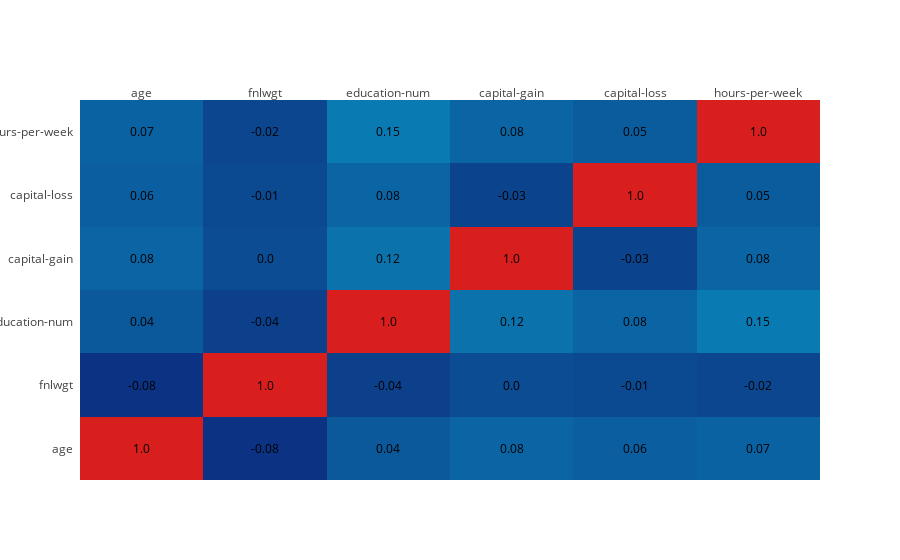

The code cell stored with this chart in its notebook:
### Code cell
figure = ff.create_annotated_heatmap(z = corrs.round(2).values, 
                                     x =list(corrs.columns), 
                                     y=list(corrs.index), 
                             colorscale='Portland',
                                     annotation_text=corrs.round(2).values)
iplot(figure)

### Figure 1 — Plotly figure (JSON) as saved in the notebook; plotly's stock layout.template omitted (floating-point values rounded to 4 significant figures)
{"data": [{"colorscale": "Portland", "showscale": false, "type": "heatmap", "uid": "9a0e945c-3422-11e9-8894-f48e38f4a513", "x": ["age", "fnlwgt", "education-num", "capital-gain", "capital-loss", "hours-per-week"], "y": ["age", "fnlwgt", "education-num", "capital-gain", "capital-loss", "hours-per-week"], "z": [[1, -0.08, 0.04, 0.08, 0.06, 0.07], [-0.08, 1, -0.04, 0, -0.01, -0.02], [0.04, -0.04, 1, 0.12, 0.08, 0.15], [0.08, 0, 0.12, 1, -0.03, 0.08], [0.06, -0.01, 0.08, -0.03, 1, 0.05], [0.07, -0.02, 0.15, 0.08, 0.05, 1]]}], "layout": {"annotations": [{"font": {"color": "#000000"}, "showarrow": false, "text": "1.0", "x": "age", "xref": "x", "y": "age", "yref": "y"}, {"font": {"color": "#000000"}, "showarrow": false, "text": "-0.08", "x": "fnlwgt", "xref": "x", "y": "age", "yref": "y"}, {"font": {"color": "#000000"}, "showarrow": false, "text": "0.04", "x": "education-num", "xref": "x", "y": "age", "yref": "y"}, {"font": {"color": "#000000"}, "showarrow": false, "text": "0.08", "x": "capital-gain", "xref": "x", "y": "age", "yref": "y"}, {"font": {"color": "#000000"}, "showarrow": false, "text": "0.06", "x": "capital-loss", "xref": "x", "y": "age", "yref": "y"}, {"font": {"color": "#000000"}, "showarrow": false, "text": "0.07", "x": "hours-per-week", "xref": "x", "y": "age", "yref": "y"}, {"font": {"color": "#000000"}, "showarrow": false, "text": "-0.08", "x": "age", "xref": "x", "y": "fnlwgt", "yref": "y"}, {"font": {"color": "#000000"}, "showarrow": false, "text": "1.0", "x": "fnlwgt", "xref": "x", "y": "fnlwgt", "yref": "y"}, {"font": {"color": "#000000"}, "showarrow": false, "text": "-0.04", "x": "education-num", "xref": "x", "y": "fnlwgt", "yref": "y"}, {"font": {"color": "#000000"}, "showarrow": false, "text": "0.0", "x": "capital-gain", "xref": "x", "y": "fnlwgt", "yref": "y"}, {"font": {"color": "#000000"}, "showarrow": false, "text": "-0.01", "x": "capital-loss", "xref": "x", "y": "fnlwgt", "yref": "y"}, {"font": {"color": "#000000"}, "showarrow": false, "text": "-0.02", "x": "hours-per-week", "xref": "x", "y": "fnlwgt", "yref": "y"}, {"font": {"color": "#000000"}, "showarrow": false, "text": "0.04", "x": "age", "xref": "x", "y": "education-num", "yref": "y"}, {"font": {"color": "#000000"}, "showarrow": false, "text": "-0.04", "x": "fnlwgt", "xref": "x", "y": "education-num", "yref": "y"}, {"font": {"color": "#000000"}, "showarrow": false, "text": "1.0", "x": "education-num", "xref": "x", "y": "education-num", "yref": "y"}, {"font": {"color": "#000000"}, "showarrow": false, "text": "0.12", "x": "capital-gain", "xref": "x", "y": "education-num", "yref": "y"}, {"font": {"color": "#000000"}, "showarrow": false, "text": "0.08", "x": "capital-loss", "xref": "x", "y": "education-num", "yref": "y"}, {"font": {"color": "#000000"}, "showarrow": false, "text": "0.15", "x": "hours-per-week", "xref": "x", "y": "education-num", "yref": "y"}, {"font": {"color": "#000000"}, "showarrow": false, "text": "0.08", "x": "age", "xref": "x", "y": "capital-gain", "yref": "y"}, {"font": {"color": "#000000"}, "showarrow": false, "text": "0.0", "x": "fnlwgt", "xref": "x", "y": "capital-gain", "yref": "y"}, {"font": {"color": "#000000"}, "showarrow": false, "text": "0.12", "x": "education-num", "xref": "x", "y": "capital-gain", "yref": "y"}, {"font": {"color": "#000000"}, "showarrow": false, "text": "1.0", "x": "capital-gain", "xref": "x", "y": "capital-gain", "yref": "y"}, {"font": {"color": "#000000"}, "showarrow": false, "text": "-0.03", "x": "capital-loss", "xref": "x", "y": "capital-gain", "yref": "y"}, {"font": {"color": "#000000"}, "showarrow": false, "text": "0.08", "x": "hours-per-week", "xref": "x", "y": "capital-gain", "yref": "y"}, {"font": {"color": "#000000"}, "showarrow": false, "text": "0.06", "x": "age", "xref": "x", "y": "capital-loss", "yref": "y"}, {"font": {"color": "#000000"}, "showarrow": false, "text": "-0.01", "x": "fnlwgt", "xref": "x", "y": "capital-loss", "yref": "y"}, {"font": {"color": "#000000"}, "showarrow": false, "text": "0.08", "x": "education-num", "xref": "x", "y": "capital-loss", "yref": "y"}, {"font": {"color": "#000000"}, "showarrow": false, "text": "-0.03", "x": "capital-gain", "xref": "x", "y": "capital-loss", "yref": "y"}, {"font": {"color": "#000000"}, "showarrow": false, "text": "1.0", "x": "capital-loss", "xref": "x", "y": "capital-loss", "yref": "y"}, {"font": {"color": "#000000"}, "showarrow": false, "text": "0.05", "x": "hours-per-week", "xref": "x", "y": "capital-loss", "yref": "y"}, {"font": {"color": "#000000"}, "showarrow": false, "text": "0.07", "x": "age", "xref": "x", "y": "hours-per-week", "yref": "y"}, {"font": {"color": "#000000"}, "showarrow": false, "text": "-0.02", "x": "fnlwgt", "xref": "x", "y": "hours-per-week", "yref": "y"}, {"font": {"color": "#000000"}, "showarrow": false, "text": "0.15", "x": "education-num", "xref": "x", "y": "hours-per-week", "yref": "y"}, {"font": {"color": "#000000"}, "showarrow": false, "text": "0.08", "x": "capital-gain", "xref": "x", "y": "hours-per-week", "yref": "y"}, {"font": {"color": "#000000"}, "showarrow": false, "text": "0.05", "x": "capital-loss", "xref": "x", "y": "hours-per-week", "yref": "y"}, {"font": {"color": "#000000"}, "showarrow": false, "text": "1.0", "x": "hours-per-week", "xref": "x", "y": "hours-per-week", "yref": "y"}], "xaxis": {"dtick": 1, "gridcolor": "rgb(0, 0, 0)", "side": "top", "ticks": ""}, "yaxis": {"dtick": 1, "ticks": "", "ticksuffix": "  "}}}
